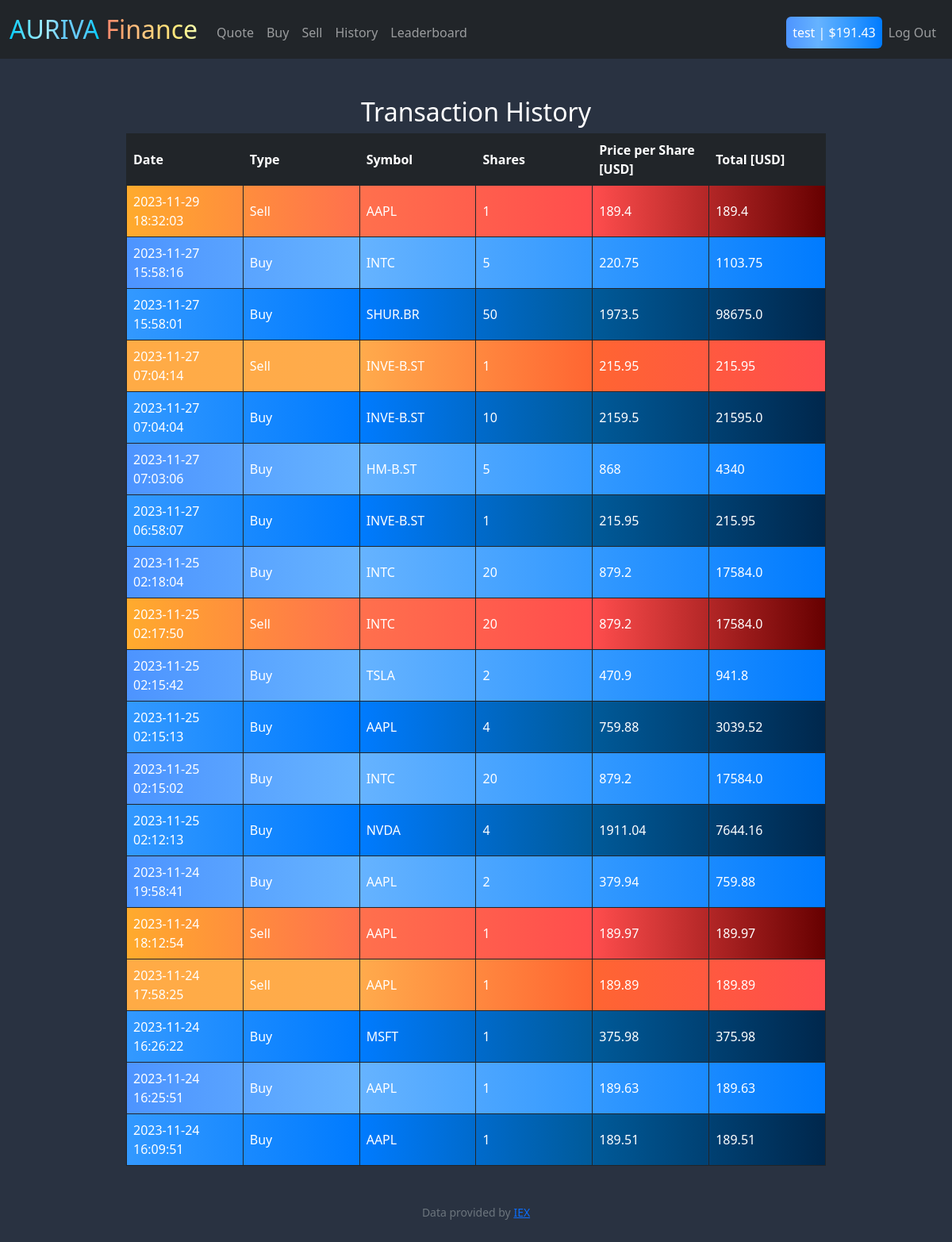
Screenshot of /history (signed in) with the database file from the repository.
### tables this page shows
CREATE TABLE transactions (
    id INTEGER PRIMARY KEY AUTOINCREMENT,
    user_id INTEGER REFERENCES users(id),
    symbol TEXT NOT NULL,
    shares INTEGER NOT NULL,
    price NUMERIC NOT NULL,
    transacted_at DATETIME DEFAULT CURRENT_TIMESTAMP,
    transaction_type TEXT NOT NULL -- 'BUY' or 'SELL'
);

### final_project/app.py (the view)
@app.route("/history")
@login_required
def history():
    transactions = db.execute("SELECT * FROM transactions WHERE user_id = ? ORDER BY transacted_at DESC;", session["user_id"])
    for transaction in transactions:
        transaction['price_total'] = transaction['shares'] * transaction['price']
    return render_template("history.html", transactions=transactions)

### final_project/app.py (called while the page is built)
@app.after_request
def after_request(response):
    response.headers["Cache-Control"] = "no-cache, no-store, must-revalidate"
    response.headers["Expires"] = 0
    response.headers["Pragma"] = "no-cache"
    return response

### final_project/helpers.py (called while the page is built)
def login_required(f):
    @wraps(f)
    def decorated_function(*args, **kwargs):
        if session.get("user_id") is None:
            return redirect("/login")
        return f(*args, **kwargs)
    return decorated_function

### final_project/templates/history.html (shortened to what this page needs)
{% extends "layout.html" %}
{% block main %}
    <h2>Transaction History</h2>
    <table id="transaction-table" class="trt">
        <thead>
            <tr>
                <th>Date</th>
                <th>Type</th>
                <th>Symbol</th>
                <th>Shares</th>
                <th>Price per Share [USD]</th>
                <th>Total [USD]</th>
            </tr>
        </thead>
        <tbody>
            {% for transaction in transactions %}
                <tr class="{{ 'buy' if transaction.transaction_type == 'BUY' else 'sell' }} mx-auto w-auto">
                    <td>{{ transaction.transacted_at }}</td>
                    <td>{{ 'Buy' if transaction.transaction_type == 'BUY' else 'Sell' }}</td>
                    <td>{{ transaction.symbol }}</td>
                    <td>{{ transaction.shares }}</td>
                    <td>{{ transaction.price }}</td>
                    <td>{{ transaction.price_total }}</td>
                </tr>
            {% endfor %}
        </tbody>
    </table>
{% endblock %}

### final_project/templates/layout.html (shortened to what this page needs)
<!DOCTYPE html>
<html lang="en">
    <head>
        <link href="https://cdn.jsdelivr.net/npm/bootstrap@5.1.3/dist/css/bootstrap.min.css" rel="stylesheet">
        <link href="/static/styles.css" rel="stylesheet">
    </head>
    <body>
        <nav class="bg-dark border-dark navbar navbar-expand-md navbar-dark">
            <div class="container-fluid">
                <a class="navbar-brand" href="/"><span class="rainbow-text">AURIVA</span> <span class="rainbow-text-secondary">Finance</span></a>
                <div class="collapse navbar-collapse" id="navbar">
                    {% if session["user_id"] %}
                        <ul class="navbar-nav me-auto mt-2">
                            <li class="nav-item"><a class="nav-link" href="/quote">Quote</a></li>
                            <li class="nav-item"><a class="nav-link" href="/buy">Buy</a></li>
                            <li class="nav-item"><a class="nav-link" href="/sell">Sell</a></li>
                            <li class="nav-item"><a class="nav-link" href="/history">History</a></li>
                            <li class="nav-item"><a class="nav-link" href="/leaderboard">Leaderboard</a></li>
                        </ul>
                        <ul class="navbar-nav ms-auto mt-2">
                            <li class="nav-item">
                                <a class="nav-link" href="/" style="border-radius: 6px; background: linear-gradient(to left, #007BFF, #3399ff, #66b3ff, #4d94ff); color: #fff;">
                                    {{ session["username"] }} | {{ session["cash"] }}
                                </a>
                            </li>
                            <li class="nav-item">
                                <a class="nav-link" href="/logout">Log Out</a>
                            </li>
                        </ul>
                    {% else %}
                        <ul class="navbar-nav ms-auto mt-2">
                            <li class="nav-item"><a class="nav-link" href="/register">Register</a></li>
                            <li class="nav-item"><a class="nav-link" href="/login">Log In</a></li>
                        </ul>
                    {% endif %}
                </div>
            </div>
        </nav>
        <main class="container-fluid py-5 text-center">
            {% block main %}{% endblock %}
        </main>
        <footer class="mb-5 small text-center text-muted">
            Data provided by <a href="https://iexcloud.io/">IEX</a>
        </footer>
    </body>
</html>

### final_project/static/styles.css (style rules this page uses)
nav .navbar-brand { font-size: xx-large; }
.rainbow-text { background: linear-gradient(to right, #00ccff, #66e3ff, #a6ecff, #66ccff, #66ccff, #00ccff); -webkit-background-clip: text; background-clip: text; color: transparent; display: inline-block; }
.rainbow-text-secondary { background: linear-gradient(to right, #ff876e, #ffa96f, #ffc682, #ffd777, #ffeb7e, #f7ffb2); -webkit-background-clip: text; background-clip: text; color: transparent; display: inline-block; }
body { background-color: #333333; color: #ffffff; }
table { width: 100%; border-collapse: collapse; margin-bottom: 20px; color: #ffffff; background-color: #212529; }
th, td { border: 1px solid #212529; padding: 8px; text-align: left; background-color: #464f57 }
th { background-color: #212529; }
body { background: #293241; color: #ffffff; }
#transaction-table td { color: inherit; background-color: transparent; }
#transaction-table th { color: #ffffff; }
#transaction-table tr:nth-child(odd) { background-color: #464f57; }
#transaction-table tr:nth-child(even) { background-color: #37414e; }
#transaction-table tr.buy:nth-child(odd) { background: linear-gradient(to left, #00274c, #005a99, #007BFF, #3399ff); }
#transaction-table tr.buy:nth-child(even) { background: linear-gradient(to left, #007BFF, #3399ff, #66b3ff, #4d94ff); }
#transaction-table tr.sell:nth-child(odd) { background: linear-gradient(to left, #660000, #ff4d4d, #ff704d, #ffab2d); }
#transaction-table tr.sell:nth-child(even) { background: linear-gradient(to left, #ff4d4d, #ff6532, #ffab4c, #ffab45); }
.trt { width: 75%; margin: 0 auto; }
#transaction-table th, #transaction-table td { padding: 8px; text-align: left; }
#transaction-table th:nth-child(1), #transaction-table td:nth-child(1) { width: 10%; }
#transaction-table th:nth-child(2), #transaction-table td:nth-child(2) { width: 10%; }
#transaction-table th:nth-child(3), #transaction-table td:nth-child(3) { width: 10%; }
#transaction-table th:nth-child(4), #transaction-table td:nth-child(4) { width: 10%; }
#transaction-table th:nth-child(5), #transaction-table td:nth-child(5) { width: 10%; }
#transaction-table th:nth-child(6), #transaction-table td:nth-child(6) { width: 10%; }

### rows the page displays
transactions: transaction_type "Sell"
transactions: transaction_type "Buy"
transactions: transaction_type "Buy"
transactions: transaction_type "Sell"
transactions: transaction_type "Buy"
transactions: transaction_type "Buy"
transactions: transaction_type "Buy"
transactions: transaction_type "Buy"
transactions: transaction_type "Sell"
transactions: transaction_type "Buy"
transactions: transaction_type "Buy"
transactions: transaction_type "Buy"
transactions: transaction_type "Buy"
transactions: transaction_type "Buy"
transactions: transaction_type "Sell"
transactions: transaction_type "Sell"
transactions: transaction_type "Buy"
transactions: transaction_type "Buy"
transactions: transaction_type "Buy"

### other values shown
{{ session["username"] }} "test"
{{ session["cash"] }} "$191.43"
